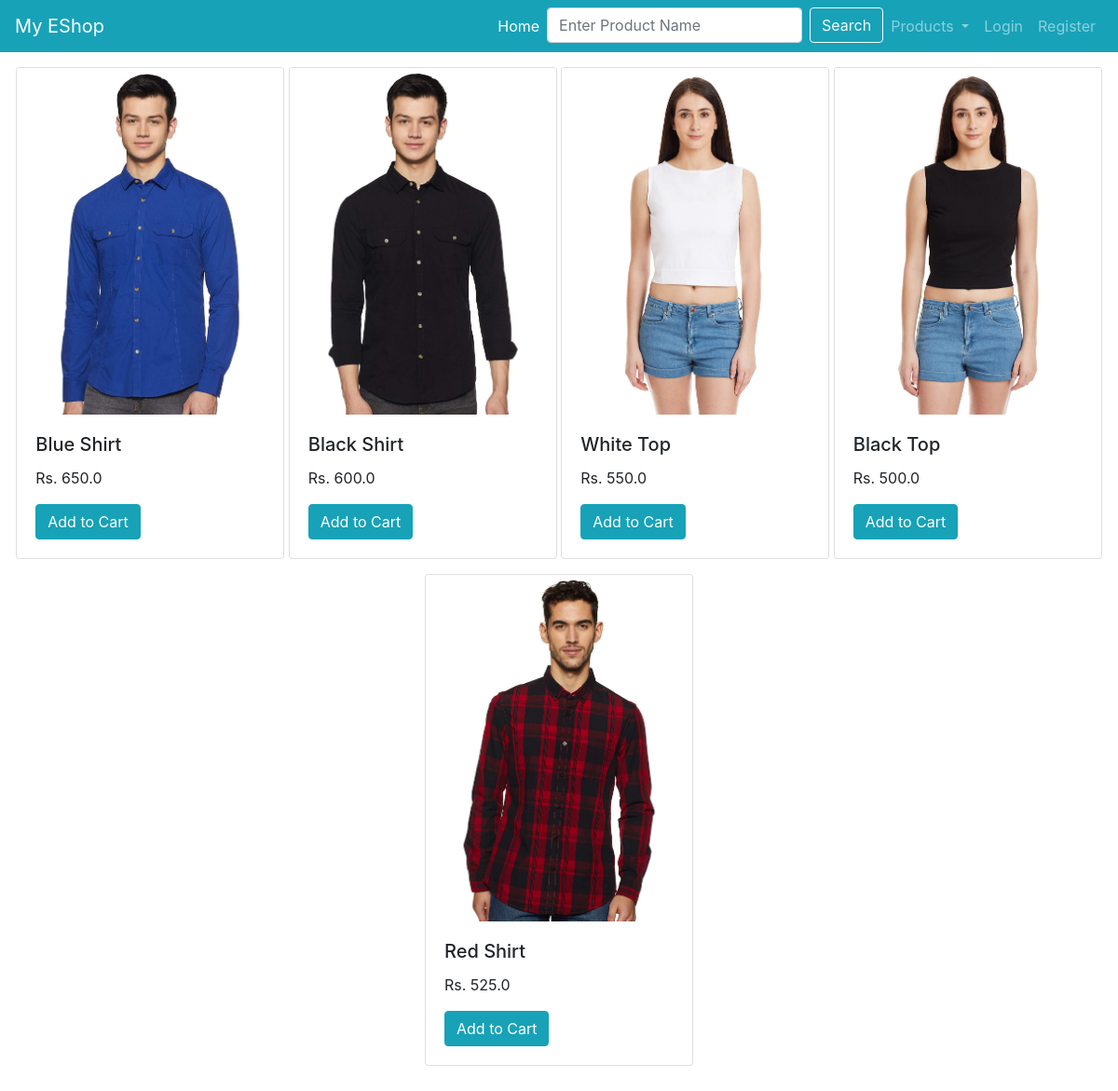
The page / on the database its author committed.
### store/models.py (models this page shows, shortened)
class Product(models.Model):
    name = models.CharField(max_length=100)
    price = models.FloatField()
    quantity = models.IntegerField()
    description = models.TextField(default="")
    image = models.ImageField(upload_to='products_pics', default="")
    category = models.ForeignKey(Category, on_delete=models.CASCADE, default=1)

### store/views.py (the view)
# urls.py: path('', store_views.home_view),
def home_view(request):
    if 'cid' in request.GET:
        return render(request, 'home.html',
                      {'products': Product.objects.filter(category_id=request.GET['cid'])})
    else:
        return render(request, 'home.html', {'products': Product.objects.all()})

### store/views.py (called while the page is built)
def get_all_categories(request):
    return {'categories': Category.objects.all()}

def get_cart_items_count(request):
    return {
        'cart_items_count': Cart.objects.filter(user_id=request.user.id).aggregate(Sum('quantity'))['quantity__sum']}

### templates/home.html (shortened to what this page needs)
{% extends 'base.html'  %}
{% block content %}
    <div class="container-fluid">
      <div class="row mx-auto m-3">
          {% for product in products %}
              <div class="card mx-auto mb-3" style="width: 18rem;">
                <img src="{{ product.image.url }}" class="card-img-top">
                <div class="card-body">
                  <h5 class="card-title">{{ product.name }}</h5>
                  <p class="card-text">Rs. {{ product.price }}</p>
                  <form method="post" action="{% url 'addtocart' %}">
                    <input type="submit" class="btn btn-info" value="Add to Cart" />
                  </form>
                </div>
              </div>
          {% endfor %}
      </div>
    </div>
{% endblock %}

### templates/base.html (shortened to what this page needs)
<!doctype html>
<html lang="en">
  <head>
    {% load static %}
    <link rel="stylesheet" href="{% static 'css/bootstrap.min.css' %}" />
  </head>
    <body>
    <nav class="navbar navbar-expand-lg navbar-dark bg-info">
      <a class="navbar-brand" href="{% url 'home' %}">My EShop</a>
      <div class="collapse navbar-collapse" id="navbarSupportedContent">
          <ul class=" navbar-nav my-2 my-lg-0">
            <li class="nav-item active">
              <a class="nav-link" href="{% url 'home' %}">Home</a>
            </li>
            <li class="nav-item active">
              <form class="form-inline" action="{% url 'search' %}">
                <input class="form-control mr-sm-2" type="text" name="name" placeholder="Enter Product Name">
                <button class="btn btn-outline-light my-2 my-sm-0" type="submit">Search</button>
              </form>
            </li>
            <li class="nav-item dropdown">
              <a class="nav-link dropdown-toggle" href="#" id="navbarDropdown"
                 role="button" data-toggle="dropdown" aria-haspopup="true" aria-expanded="false">
                Products
              </a>
            </li>
            {% if request.user.is_authenticated %}
                <li class="nav-item">
                    <span class="nav-link">
                          Welcome, {{ request.user.first_name  }}
                            <img class="rounded-circle" height="30" src="{{ request.user.profile.image.url }}"/>
                    </span>
                </li>
                <li class="nav-item">
                 <a class="nav-link" href="{% url 'viewcart' %}">
                     Cart <span class="badge badge-light">
                        {% if cart_items_count %}
                            {{ cart_items_count }}
                        {% else %}
                            0
                        {% endif %}
                        </span>
                 </a>
              </li>
              <li class="nav-item">
                 <a class="nav-link" href="{% url 'vieworders' %}">Orders</a>
              </li>
              <li class="nav-item">
                 <a class="nav-link" href="{% url 'profile' %}">Profile</a>
              </li>
              <li class="nav-item">
                 <a class="nav-link" href="{% url 'changepassword' %}">Change Password</a>
              </li>
              <li class="nav-item">
                 <a class="nav-link" href="{% url 'logout' %}">Logout</a>
              </li>
            {% else %}
              <li class="nav-item">
                <a class="nav-link" href="{% url 'login' %}">Login</a>
              </li>
              <li class="nav-item">
                 <a class="nav-link" href="{% url 'register' %}">Register</a>
              </li>
            {% endif %}
          </ul>
      </div>
    </nav>
    {% block content %}
    {% endblock %}
    </body>
</html>

### rows shown on the page
Product: image (picture), name "Blue Shirt", price "650.0"
Product: image (picture), name "Black Shirt", price "600.0"
Product: image (picture), name "White Top", price "550.0"
Product: image (picture), name "Black Top", price "500.0"
Product: image (picture), name "Red Shirt", price "525.0"
